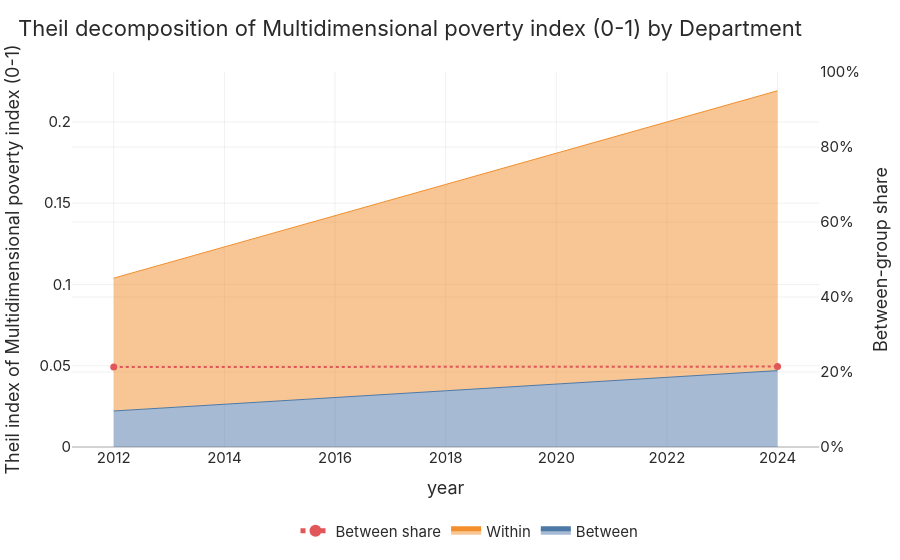

This figure's notebook cell:
### Markdown cell above
## 3. Theil index

The Theil index is 0 under perfect equality and rises with inequality. Its key property is **additive decomposability**: with the municipalities grouped into departments, total inequality splits exactly into a *between-department* part (differences in department means) and a *within-department* part (differences among municipalities of the same department). Like the Gini below, it is a relative measure: multiplying every value by the same factor leaves it unchanged.

`geo.theil_decomposition()` computes the index and its two parts in each year. `by="department"` groups the municipalities by the department they lie in. With `permutations=`, it also tests the between part against random reassignments of the municipalities to groups of the same sizes.

### Code cell
theil = geo.theil_decomposition(mpi, MPI, by="department", permutations=999)
theil

### Figure 1 — Plotly figure (JSON) as saved in the notebook; plotly's stock layout.template omitted (floating-point values rounded to 4 significant figures)
{"data": [{"hovertemplate": "year = %{x}<br>between = %{y:.4g}<extra></extra>", "line": {"color": "#4E79A7", "width": 1}, "mode": "lines", "name": "Between", "stackgroup": "theil", "type": "scatter", "x": [2012, 2024], "xaxis": "x", "y": [0.02215, 0.047], "yaxis": "y"}, {"hovertemplate": "year = %{x}<br>within = %{y:.4g}<extra></extra>", "line": {"color": "#F28E2B", "width": 1}, "mode": "lines", "name": "Within", "stackgroup": "theil", "type": "scatter", "x": [2012, 2024], "xaxis": "x", "y": [0.08175, 0.1722], "yaxis": "y"}, {"hovertemplate": "year = %{x}<br>between share = %{y:.1%}<extra></extra>", "line": {"color": "#E15759", "dash": "dot", "width": 2}, "marker": {"color": "#E15759", "size": 7}, "mode": "lines+markers", "name": "Between share", "type": "scatter", "x": [2012, 2024], "xaxis": "x", "y": [0.2132, 0.2144], "yaxis": "y2"}], "layout": {"legend": {"orientation": "h", "x": 0.5, "xanchor": "center", "y": -0.18, "yanchor": "top"}, "margin": {"b": 104}, "title": {"text": "Theil decomposition of Multidimensional poverty index (0-1) by Department"}, "xaxis": {"anchor": "y", "domain": [0.0, 0.94], "title": {"text": "year"}}, "yaxis": {"anchor": "x", "domain": [0.0, 1.0], "title": {"text": "Theil index of Multidimensional poverty index (0-1)"}}, "yaxis2": {"anchor": "x", "overlaying": "y", "range": [0, 1], "side": "right", "tickformat": ".0%", "title": {"text": "Between-group share"}}}}
